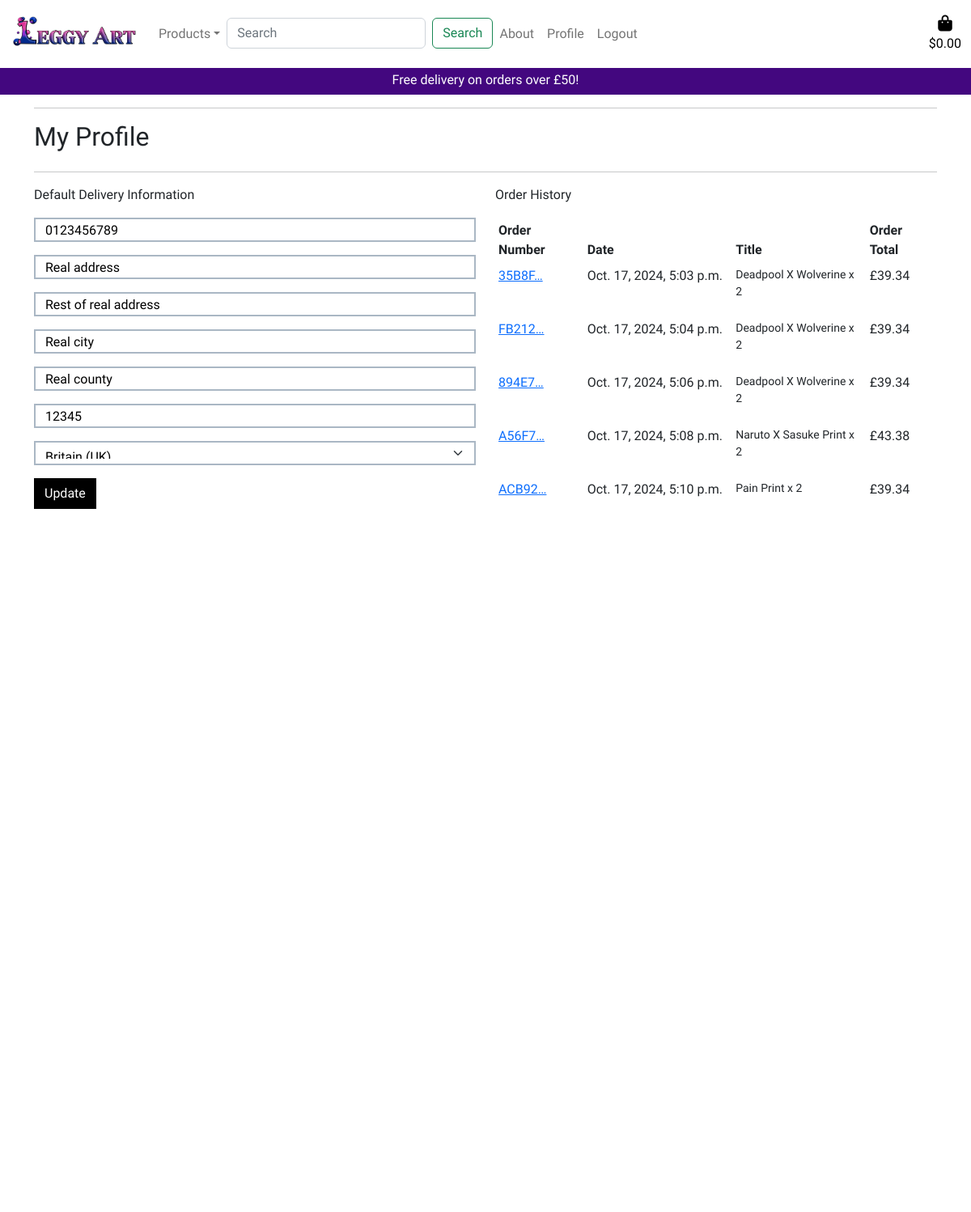
The page /accounts/profile/ (signed in) on the database its author committed.
### profiles/models.py (models this page shows, shortened)
class UserProfile(models.Model):
    user = models.OneToOneField(User, on_delete=models.CASCADE)
    default_phone_number = models.CharField(max_length=20, null=True, blank=True)
    default_street_address1 = models.CharField(max_length=80, null=True, blank=True)
    default_street_address2 = models.CharField(max_length=80, null=True, blank=True)
    default_town_or_city = models.CharField(max_length=40, null=True, blank=True)
    default_county = models.CharField(max_length=80, null=True, blank=True)
    default_postcode = models.CharField(max_length=20, null=True, blank=True)
    default_country = CountryField(blank_label='Country', null=True, blank=True)

### checkout/models.py (models this page shows, shortened)
class Order(models.Model):
    order_number = models.CharField(max_length=32, null=False, editable=False)
    user_profile = models.ForeignKey(UserProfile, on_delete=models.SET_NULL, null=True, blank=True, related_name='orders')
    full_name = models.CharField(max_length=50, null=False, blank=False)
    email = models.EmailField(max_length=254, null=False, blank=False)
    phone_number = models.CharField(max_length=20, null=False, blank=False)
    country = CountryField(blank_label='Country *', null=False, blank=False)
    postcode = models.CharField(max_length=20, null=True, blank=True)
    town_or_city = models.CharField(max_length=40, null=False, blank=False)
    street_address1 = models.CharField(max_length=80, null=False, blank=False)
    street_address2 = models.CharField(max_length=80, null=True, blank=True)
    county = models.CharField(max_length=80, null=True, blank=True)
    date = models.DateTimeField(auto_now_add=True)
    delivery_cost = models.DecimalField(max_digits=6, decimal_places=2, null=False, default=0)
    order_total = models.DecimalField(max_digits=10, decimal_places=2, null=False, default=0)
    grand_total = models.DecimalField(max_digits=10, decimal_places=2, null=False, default=0)
    original_basket = models.TextField(null=False, blank=False, default='')
    stripe_pid = models.CharField(max_length=254, null=False, blank=False, default='')

class OrderLineItem(models.Model):
    order = models.ForeignKey(Order, null=False, blank=False, on_delete=models.CASCADE, related_name='lineitems')
    product = models.ForeignKey(Print, null=False, blank=False, on_delete=models.CASCADE)
    quantity = models.IntegerField(null=False, blank=False, default=0)
    lineitem_total = models.DecimalField(max_digits=6, decimal_places=2, null=False, blank=False, editable=False)

### products/models.py (models this page shows, shortened)
class Print(models.Model):
    ORIENTATION_CHOICES = [
        ('L', 'Landscape'),
        ('P', 'Portrait'),
        ('S', 'Square'),
    ]
    category = models.ForeignKey('Category', null=True, blank=True, on_delete=models.SET_NULL)
    sku = models.CharField(max_length=254, null=True, blank=True)
    name = models.CharField(max_length=254)
    description = models.TextField()
    price = models.DecimalField(max_digits=6, decimal_places=2)
    orientation = models.CharField(max_length=1, choices=ORIENTATION_CHOICES, default='S')
    rating = models.DecimalField(max_digits=6, decimal_places=2, null=True, blank=True)
    image_1_path = models.CharField(max_length=1024, default='No Image')
    image_1 = models.ImageField(default='No Image')
    image_2_path = models.CharField(max_length=1024, default='No Image')
    image_2 = models.ImageField(default='No Image')

### profiles/views.py (the view)
# urls.py: path('accounts/profile/', include('profiles.urls')),
@login_required
def profile(request):
    profile = get_object_or_404(UserProfile, user=request.user)
    if request.method == 'POST':
        form = UserProfileForm(request.POST, instance=profile)
        if form.is_valid:
            form.save()
            messages.succes(request, 'Profile update complete')
        else:
            messages.error(request, 'Update failed. Please ensure the form is valid')
    else:
        form = UserProfileForm(instance=profile)
    orders = profile.orders.all()
    template = 'profiles/profile.html'
    context = {
        'form': form,
        'orders': orders,
        'on_profile_page': True,
    }
    return render(request, template, context)

### profiles/forms.py
class UserProfileForm(forms.ModelForm):
    class Meta:
        model = UserProfile
        exclude = ('user',)
    def __init__(self, *args, **kwargs):
        super().__init__(*args, **kwargs)
        placeholders = {
            'default_phone_number': 'Phone Number',
            'default_postcode': 'Postal Code',
            'default_town_or_city': 'Town or City',
            'default_street_address1': 'Street Address 1',
            'default_street_address2': 'Street Address 2',
            'default_county': 'County, State or Locality',
        }
        self.fields['default_phone_number'].widget.attrs['autofocus'] = True
        for field in self.fields:
            if field != 'default_country':
                if self.fields[field].required:
                    placeholder = f'{placeholders[field]} *'
                else:
                    placeholder = placeholders[field]
                self.fields[field].widget.attrs['placeholder'] = placeholder
            self.fields[field].widget.attrs['class'] = 'border-black rounded-0 profile-form-input'
            self.fields[field].label = False

### basket/contexts.py (called while the page is built, shortened)
def basket_contents(request):
    basket_items = []
    total = 0
    basket = request.session.get('basket', {})
    product_count = len(basket_items)
    if total < settings.FREE_DELIVERY_THRESHOLD and total != 0:
        delivery = Decimal(settings.BASELINE_DELIVERY_FEE + (total * settings.EXTRA_DELIVERY_PERCENTAGE) / 100)
        free_delivery_delta = settings.FREE_DELIVERY_THRESHOLD - total
    else:
        delivery = 0
        free_delivery_delta = 0
    grand_total = delivery + total
    context = {
        'basket_items': basket_items,
        'product_count': product_count,
        'total': total,
        'delivery': delivery,
        'free_delivery_delta': free_delivery_delta,
        'free_delivery_threshold': settings.FREE_DELIVERY_THRESHOLD,
        'grand_total': grand_total,
    }
    return context

### profiles/templates/profiles/profile.html (shortened to what this page needs)
{% extends "base.html" %}
{% load static %}
{% block extra_css %}
    <link rel="stylesheet" href="{% static 'profiles/css/profile.css' %}">
{% endblock %}
{% block content %}
    <div class="overlay"></div>
    <div class="container">
        <div class="row">
            <div class="col">
                <hr>
                <h2 class="logo-font mb-4">My Profile</h2>
                <hr>
            </div>
        </div>
        <div class="row">
            <div class="col">
                <p>Default Delivery Information</p>
                <form class="mt-3" action="{% url 'profile' %}" method="POST" id="profile-update-form">
                    {{ form|crispy }}
                    <button class="btn btn-black rounded-0 text-uppercase-float-right">Update</button>
                </form>
            </div>
            <div class="col-12 col-lg-6">
                <p>Order History</p>
                <div class="order-history table-responsive">
                    <table class="table table-sm table-borderless">
                        <thead>
                            <tr>
                                <th>Order Number</th>
                                <th>Date</th>
                                <th>Title</th>
                                <th>Order Total</th>
                            </tr>
                            <tbody>
                                {% for order in orders %}
                                    <tr>
                                        <td>
                                            <a href="{% url 'order_history' order.order_number %}"
                                            title="{{ order.order_number }}">
                                                {{ order.order_number|truncatechars:6 }}
                                            </a>
                                        </td>
                                        <td>{{ order.date }}</td>
                                        <td>
                                            <ul class="list-unstyled">
                                                {% for item in order.lineitems.all %}
                                                    <li class="small">
                                                        {{ item.product.name }} x {{ item.quantity }}
                                                    </li>
                                                {% endfor %}
                                            </ul>
                                        </td>
                                        <td>£{{ order.grand_total }}</td>
                                    </tr>
                                {% endfor %}
                            </tbody>
                        </thead>
                    </table>
                </div>
            </div>
        </div>
    </div>
{% endblock %}

### static/css/base.css (style rules this page uses)
html { width: 100%; height: 100%; overflow-y: visible; overflow-x: hidden; }
body { background: url('/media/hero_img_sm.png') no-repeat 0px 104px; background-size: contain; font-family: "Yeseva One", serif; font-style: normal; }
.overlay { height: 100%; width: 100%; background: #ffffff; top: 0; left: 0; position: fixed; z-index: -1; }
.btn-black { background: black; color: white; }
@media (min-width: 576px) { body { background: url('/media/hero_img_sm.png') no-repeat 0px 104px; background-size: contain; font-family: "Yeseva One", serif; font-style: normal; overflow: auto; } }
@media (min-width: 768px) { body { background: url('/media/hero_img_md.png') no-repeat 0px 50px; background-size: contain; font-family: "Yeseva One", serif; font-style: normal; overflow: auto; } }
@media (min-width: 992px) { body { background: url('/media/hero_img_md.png') no-repeat 0px 50px; background-size: contain; font-family: "Yeseva One", serif; font-style: normal; overflow: auto; } }

### profiles/static/profiles/css/profile.css (style rules this page uses)
#profile-update-form .form-control { color: #000; }
#profile-update-form input::placeholder { color: #aab7c4; }
#id_default_country, #id_default_country option:not(:first-child) { color: #000; }
.profile-form-input { width: 100%; border: 2px solid #aab7c4; margin: 6px 0 6px; height: 30px; }
.order-history { height: 371.33px; overflow: auto; }

### rows shown on the page
UserProfile: default_phone_number "0123456789", default_street_address1 "Real address", default_street_address2 "Rest of real address", default_town_or_city "Real city", default_county "Real county", default_postcode "12345", default_country "Britain (UK)"
Order: order_number "35B8F…", date "Oct. 17, 2024, 5:03 p.m.", grand_total "39.34"
OrderLineItem: product.name "Deadpool X Wolverine", quantity "2"
Order: order_number "FB212…", date "Oct. 17, 2024, 5:04 p.m.", grand_total "39.34"
OrderLineItem: product.name "Deadpool X Wolverine", quantity "2"
Order: order_number "894E7…", date "Oct. 17, 2024, 5:06 p.m.", grand_total "39.34"
OrderLineItem: product.name "Deadpool X Wolverine", quantity "2"
Order: order_number "A56F7…", date "Oct. 17, 2024, 5:08 p.m.", grand_total "43.38"
OrderLineItem: product.name "Naruto X Sasuke Print", quantity "2"
Order: order_number "ACB92…", date "Oct. 17, 2024, 5:10 p.m.", grand_total "39.34"
OrderLineItem: product.name "Pain Print", quantity "2"

### other values the page prints
{{ free_delivery_threshold }} "50"
